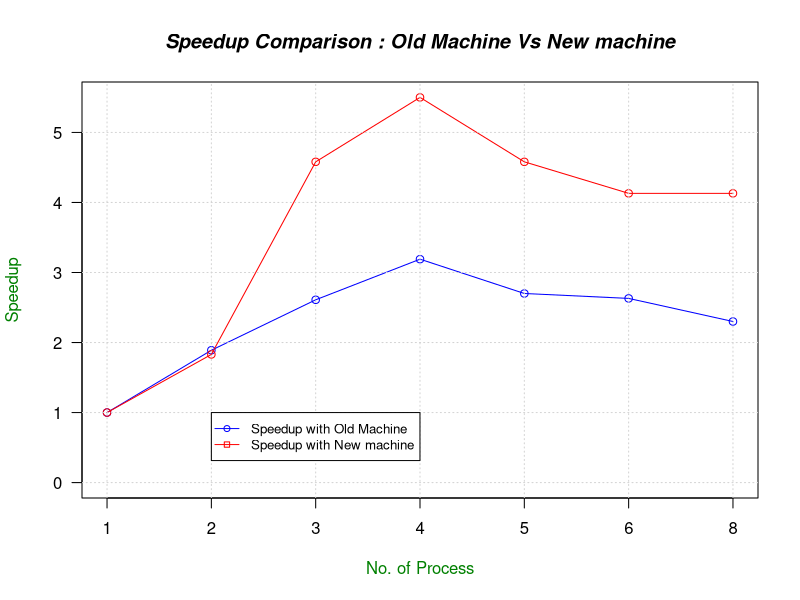
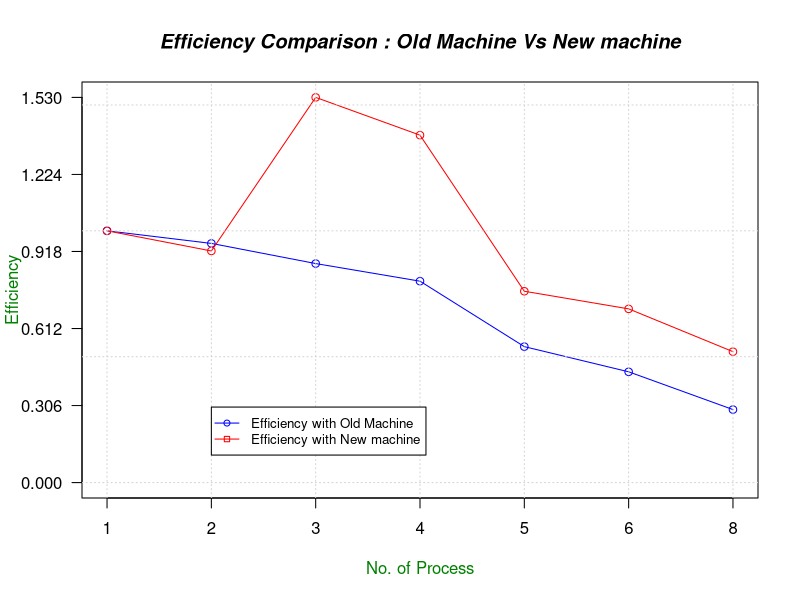

Write the R code that produced these figures, in order.
## ---- chunk 1
knitr::opts_chunk$set(echo = TRUE)
## ---- chunk 2
# Note that the `echo = FALSE` parameter was added to the code chunk to prevent printing of the R code that generated the plot.

# Define 2 vectors
Speedup4  <- c(1.00,	1.89,	2.61,	3.19,	2.70,	2.63,	2.30)
Speedup8 <- c(1.00,	1.83,	4.58,	5.50,	4.58,	4.13,	4.13)

# Calculate range from 0 to max value of cars and trucks
g_range <- range(0, Speedup4, Speedup8)

# Graph using y axis that ranges from 0 to max 
# value in both y axis vector.  Turn off axes and 
# annotations (axis labels) so we can specify them ourself
plot(Speedup4, type="o", col="blue", ylim=g_range, axes=FALSE, ann=FALSE)

# Graph another y vector with red dashed line and square points
lines(Speedup8, type="o", col="red", ylim=g_range)

# Make x axis using labels
axis(1, at=1:7, lab=c(1,2,3,4,5,6,8))

# Make y axis with horizontal labels that display ticks at 
# every 4 marks. 4*0:g_range[2] is equivalent to c(0,4,8,12).
axis(2, las=1, at=1*0:g_range[2])
# axis(2, las=1, at=1*0:g_range[2])

# Create box around plot
box()

# Gridlines (https://stat.ethz.ch/R-manual/R-devel/library/graphics/html/grid.html)
grid(nx = NULL, ny = NULL, col = "lightgray", lty = "dotted", lwd = par("lwd"), equilogs = TRUE)

# Create a title with a red, bold/italic font
title(main="Speedup Comparison : Old Machine Vs New machine", col.main="Black", font.main=4)

# Label the x and y axes with dark green text
title(xlab="No. of Process", col.lab=rgb(0,0.5,0))
title(ylab="Speedup", col.lab=rgb(0,0.5,0))

# Create a legend at (1, g_range[2]) that is slightly smaller 
# (cex) and uses the same line colors and points used by 
# the actual plots 
legend(2, 1, c("Speedup with Old Machine","Speedup with New machine"), cex=0.8, 
       col=c("blue","red"), pch=21:22, lty=1:1)
## ---- chunk 3

# Define 2 vectors
Efficiency4  <- c(1, 0.95,	0.87,	0.8,	0.54,	0.44,	0.290)
Efficiency8 <- c(1.00,	0.92,	1.53,	1.38,	0.76,	0.69,	0.52)

# Calculate range from 0 to max value of cars and trucks
g_range <- range(0, Efficiency4, Efficiency8)

# Graph using y axis that ranges from 0 to max 
# value in both y axis vector.  Turn off axes and 
# annotations (axis labels) so we can specify them ourself
plot(Efficiency4, type="o", col="blue", ylim=g_range, axes=FALSE, ann=FALSE)

# Graph another y vector with red dashed line and square points
lines(Efficiency8, type="o", col="red", ylim=g_range)

# Make x axis using labels
axis(1, at=1:7, lab=c(1,2,3,4,5,6,8))

# Make y axis with horizontal labels that display ticks at 
# every 4 marks. 4*0:g_range[2] is equivalent to c(0,4,8,12).
axis(2, las=1, at=0.2*0:5*g_range[2])
# axis(2, las=1, at=1*0:g_range[2])

# Create box around plot
box()

# Gridlines (https://stat.ethz.ch/R-manual/R-devel/library/graphics/html/grid.html)
grid(nx = NULL, ny = NULL, col = "lightgray", lty = "dotted", lwd = par("lwd"), equilogs = TRUE)

# Create a title with a red, bold/italic font
title(main="Efficiency Comparison : Old Machine Vs New machine", col.main="Black", font.main=4)

# Label the x and y axes with dark green text
title(xlab="No. of Process", col.lab=rgb(0,0.5,0))
title(ylab="Efficiency", col.lab=rgb(0,0.5,0))

# Create a legend at (1, g_range[2]) that is slightly smaller 
# (cex) and uses the same line colors and points used by 
# the actual plots 
legend(2, 0.3, c("Efficiency with Old Machine","Efficiency with New machine"), cex=0.8, 
       col=c("blue","red"), pch=21:22, lty=1:1)
